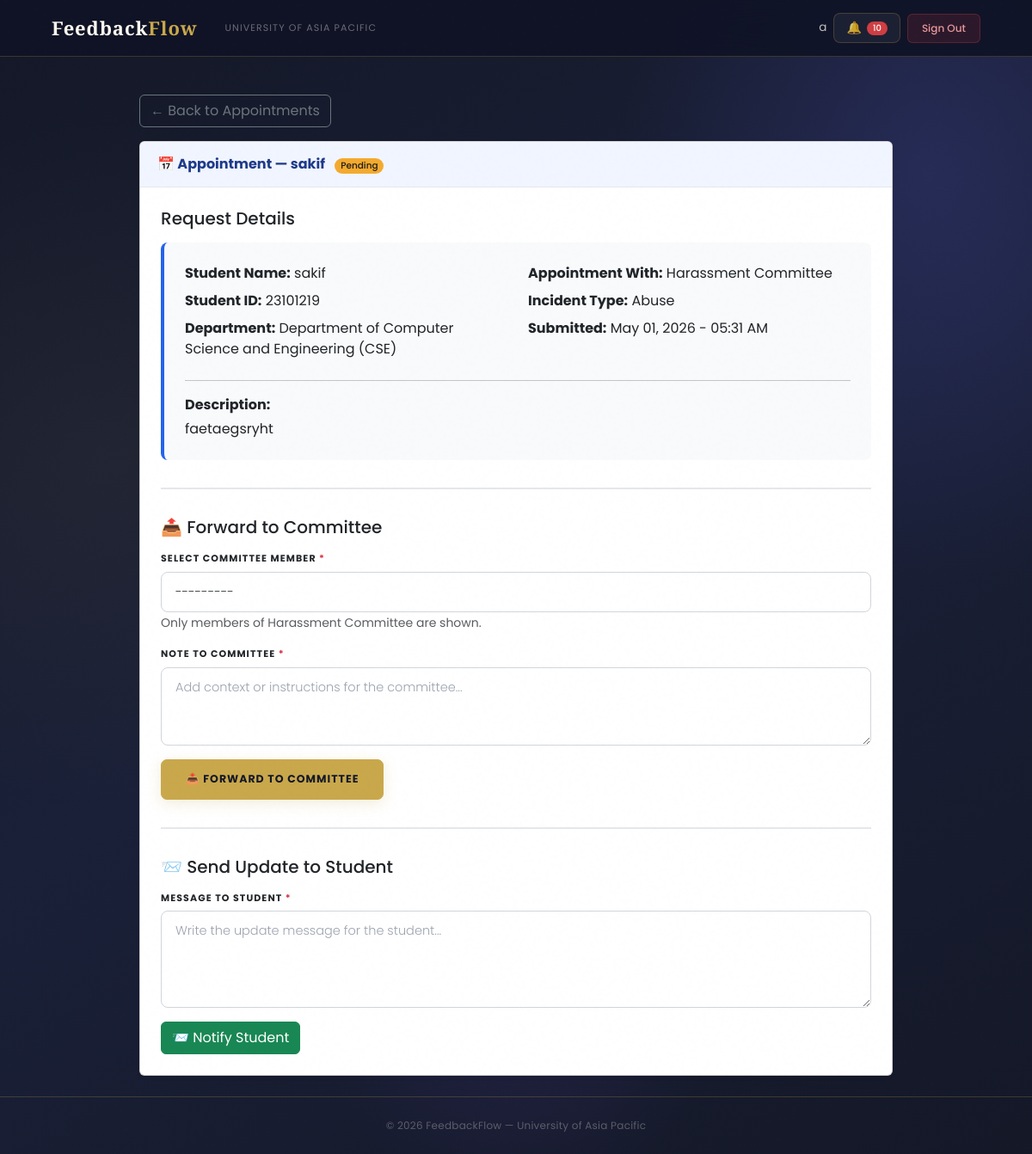
Page /dashboard/appointments/4/ (signed in) on the earlier database version.
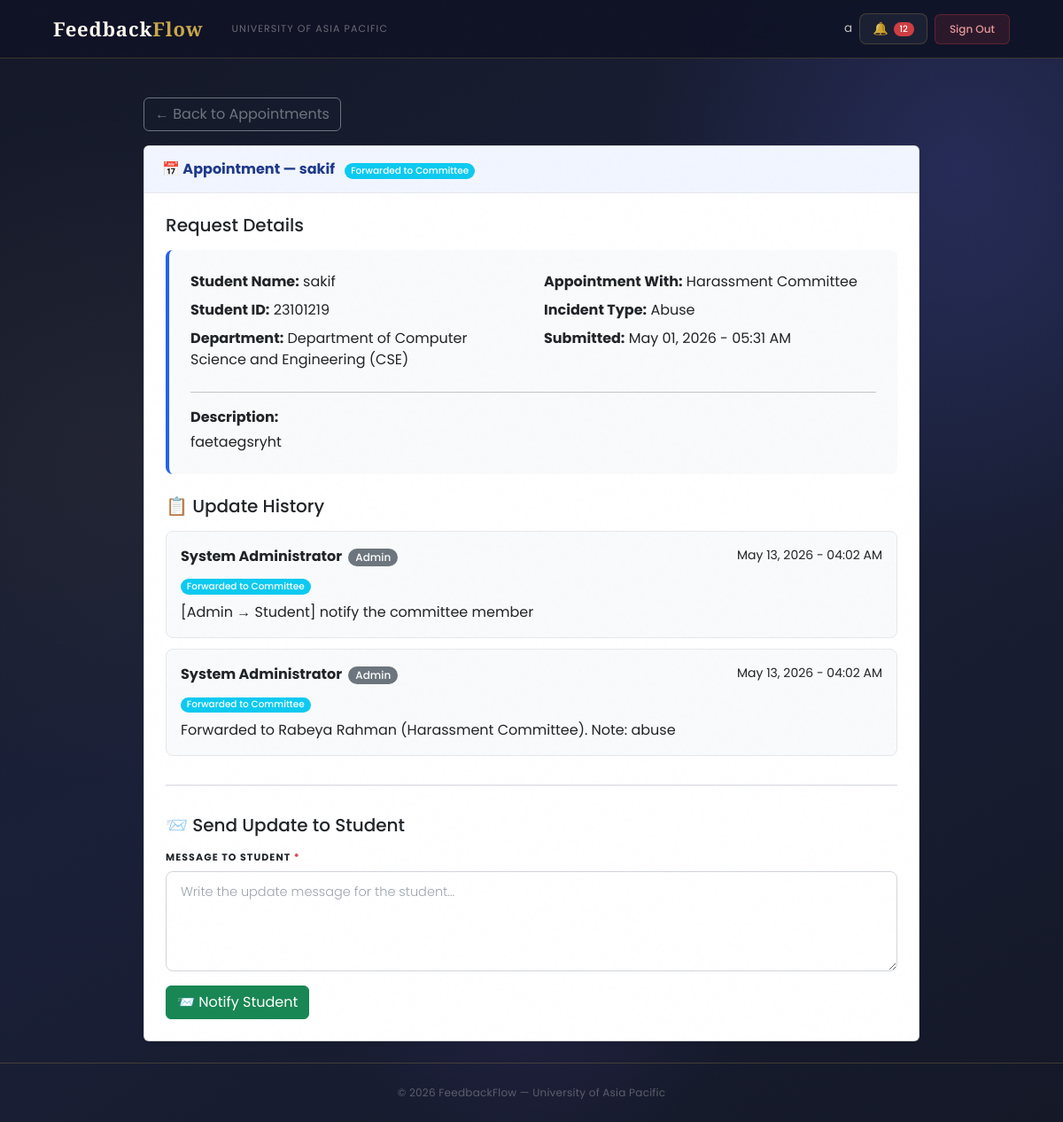
Same page on the later database version.
### users/models.py (models this page shows, shortened)
class Appointment(models.Model):
    STATUS_CHOICES = [
        ('Pending', 'Pending'),
        ('Forwarded to Committee', 'Forwarded to Committee'),
        ('Meeting Scheduled', 'Meeting Scheduled'),
        ('Rejected by Committee', 'Rejected by Committee'),
        ('Closed', 'Closed'),
    ]
    DEPARTMENT_CHOICES = (
        ('DBA', 'Department of Business Administration (DBA)'),
        ('CSE', 'Department of Computer Science and Engineering (CSE)'),
        ('CE', 'Department of Civil Engineering (CE)'),
        ('EEE', 'Department of Electrical and Electronic Engineering (EEE)'),
        ('Pharmacy', 'Department of Pharmacy'),
        ('Law', 'Department of Law and Human Rights'),
        ('English', 'Department of English'),
        ('Architecture', 'Department of Architecture'),
    )
    COMMITTEE_CHOICES = [
        ('Harassment Committee', 'Harassment Committee'),
        ('Proctorial Committee', 'Proctorial Committee'),
    ]
    INCIDENT_TYPE_CHOICES = [
        ('Harassment', 'Harassment'),
        ('Discrimination', 'Discrimination'),
        ('Abuse', 'Abuse'),
        ('Other', 'Other'),
    ]
    student          = models.ForeignKey('User', on_delete=models.CASCADE, related_name='appointments')
    name             = models.CharField(max_length=100)
    roll_number      = models.CharField(max_length=20)
    appointment_with = models.CharField(max_length=50, choices=COMMITTEE_CHOICES, default='Harassment Committee')
    department       = models.CharField(max_length=100, choices=DEPARTMENT_CHOICES)
    incident_type    = models.CharField(max_length=50, choices=INCIDENT_TYPE_CHOICES, default='Other')
    description      = models.TextField()
    status           = models.CharField(max_length=50, choices=STATUS_CHOICES, default='Pending')  # ✅ max_length bumped to 50
    created_at       = models.DateTimeField(auto_now_add=True)
    class Meta:
        ordering            = ['-created_at']
        verbose_name        = 'Appointment'
        verbose_name_plural = 'Appointments'

class AppointmentUpdate(models.Model):
    STATUS_CHOICES = [
        ('Pending', 'Pending'),
        ('Forwarded to Committee', 'Forwarded to Committee'),
        ('Meeting Scheduled', 'Meeting Scheduled'),
        ('Rejected by Committee', 'Rejected by Committee'),
        ('Closed', 'Closed'),
    ]
    appointment  = models.ForeignKey('Appointment', on_delete=models.CASCADE, related_name='updates')
    updated_by   = models.ForeignKey('User', on_delete=models.CASCADE, related_name='appointment_updates')
    message      = models.TextField()
    meeting_date = models.DateTimeField(null=True, blank=True)
    status       = models.CharField(max_length=50, choices=STATUS_CHOICES, null=True, blank=True)
    created_at   = models.DateTimeField(auto_now_add=True)
    class Meta:
        ordering = ['-created_at']

class User(AbstractBaseUser, PermissionsMixin):
    ROLE_CHOICES = (
        ('Student', 'Student'),
        ('Faculty', 'Faculty'),
        ('HOD', 'Head of Department'),
        ('Staff', 'Staff'),
        ('DAO', 'Dean of Administration Office'),
        ('Admin', 'Administrator'),
        ('Committee', 'Committee Member'),
    )
    DEPARTMENT_CHOICES = (
        ('DBA', 'Department of Business Administration'),
        ('CSE', 'Department of Computer Science and Engineering'),
        ('CE', 'Department of Civil Engineering'),
        ('EEE', 'Department of Electrical and Electronic Engineering'),
        ('Pharmacy', 'Department of Pharmacy'),
        ('Law', 'Department of Law and Human Rights'),
        ('English', 'Department of English'),
        ('Architecture', 'Department of Architecture'),
    )
    COMMITTEE_TYPE_CHOICES = (
        ('Harassment Committee', 'Harassment Committee'),
        ('Proctorial Committee', 'Proctorial Committee'),
    )
    email       = models.EmailField(unique=True, max_length=255)
    full_name   = models.CharField(max_length=150)
    role        = models.CharField(max_length=20, choices=ROLE_CHOICES)
    department  = models.CharField(max_length=100, choices=DEPARTMENT_CHOICES, null=True, blank=True)
    student_id  = models.CharField(max_length=50, unique=True, null=True, blank=True)
    committee_type = models.CharField(
        max_length=50,
        choices=COMMITTEE_TYPE_CHOICES,
        null=True, blank=True
    )
    is_active   = models.BooleanField(default=True)
    is_staff    = models.BooleanField(default=False)
    created_at  = models.DateTimeField(auto_now_add=True)
    updated_at  = models.DateTimeField(auto_now=True)
    USERNAME_FIELD  = 'email'
    REQUIRED_FIELDS = ['full_name']
    objects = UserManager()
    class Meta:
        verbose_name        = 'User'
        verbose_name_plural = 'Users'
        ordering            = ['-created_at']
    def get_short_name(self):
        return self.full_name.split()[0] if self.full_name else self.email

### users/views.py (the view, shortened to what this page needs)
# urls.py: path('dashboard/appointments/<int:appointment_id>/',   views.admin_appointment_detail,     name='admin_appointment_detail'),
@login_required
def admin_appointment_detail(request, appointment_id):
    if request.user.role != 'Admin':
        messages.error(request, 'Access denied.')
        return redirect('login')
    from .forms import AdminForwardForm, AdminStudentUpdateForm
    from .models import AppointmentUpdate
    appointment  = get_object_or_404(Appointment, id=appointment_id)
    updates      = AppointmentUpdate.objects.filter(appointment=appointment)
    forward_form = AdminForwardForm(committee_type=appointment.appointment_with)
    student_form = AdminStudentUpdateForm()
    context = {
        'appointment':  appointment,
        'updates':      updates,
        'forward_form': forward_form,
        'student_form': student_form,
        'page_title':   'Appointment Detail',
    }
    return render(request, 'users/admin_appointment_detail.html', context)

### users/forms.py
class AdminForwardForm(forms.Form):
    committee_member = forms.ModelChoiceField(
        queryset=None,
        label='Select Committee Member',
        widget=forms.Select(attrs={'class': 'form-select'})
    )
    note = forms.CharField(
        label='Note to Committee',
        widget=forms.Textarea(attrs={
            'class': 'form-control',
            'rows': 3,
            'placeholder': 'Add context or instructions for the committee...'
        })
    )
    def __init__(self, *args, committee_type=None, **kwargs):
        super().__init__(*args, **kwargs)
        if committee_type:
            self.fields['committee_member'].queryset = User.objects.filter(
                role='Committee',
                committee_type=committee_type,
                is_active=True
            )
        else:
            self.fields['committee_member'].queryset = User.objects.filter(
                role='Committee',
                is_active=True
            )

### users/templates/users/admin_appointment_detail.html (shortened to what the changed rows need)
{% extends 'users/dashboard_base.html' %}
{% block content %}
<div class="container mt-4" style="max-width:900px;">
    <div class="card shadow-sm mb-4">
        <div class="card-header" style="background:#f1f5ff;color:#1e3a8a;font-weight:700;padding:14px 20px;border-bottom:1px solid #e5e7eb;">
            📅 Appointment — {{ appointment.name }}
            <span class="badge ms-2
                {% if appointment.status == 'Pending' %}bg-warning text-dark
                {% elif appointment.status == 'Forwarded to Committee' %}bg-info
                {% elif appointment.status == 'Meeting Scheduled' %}bg-success
                {% elif appointment.status == 'Rejected by Committee' %}bg-danger
                {% else %}bg-secondary{% endif %}">
                {{ appointment.status }}
            </span>
        </div>
        <div class="card-body p-4">
            <h5 class="text-primary mb-3">Request Details</h5>
            <div class="detail-box mb-4">
                <div class="row">
                    <div class="col-md-6">
                        <p class="mb-2"><strong>Student Name:</strong> {{ appointment.name }}</p>
                        <p class="mb-2"><strong>Student ID:</strong> {{ appointment.roll_number }}</p>
                        <p class="mb-2"><strong>Department:</strong> {{ appointment.get_department_display }}</p>
                    </div>
                    <div class="col-md-6">
                        <p class="mb-2"><strong>Appointment With:</strong> {{ appointment.appointment_with }}</p>
                        <p class="mb-2"><strong>Incident Type:</strong> {{ appointment.incident_type }}</p>
                        <p class="mb-2"><strong>Submitted:</strong> {{ appointment.created_at|date:"M d, Y - h:i A" }}</p>
                    </div>
                </div>
                <hr>
                <p class="mb-1"><strong>Description:</strong></p>
                <p class="mb-0">{{ appointment.description }}</p>
            </div>
            {% if updates %}
            <h5 class="text-primary mb-3">📋 Update History</h5>
            <div class="mb-4">
                {% for update in updates %}
                <div class="update-item">
                    <div class="d-flex justify-content-between align-items-start mb-2">
                        <strong>{{ update.updated_by.full_name }}
                            <span class="badge bg-secondary ms-1" style="font-size:0.75rem;">{{ update.updated_by.role }}</span>
                        </strong>
                        <small class="text-muted">{{ update.created_at|date:"M d, Y - h:i A" }}</small>
                    </div>
                    {% if update.status %}
                    <span class="badge mb-2
                        {% if update.status == 'Meeting Scheduled' %}bg-success
                        {% elif update.status == 'Rejected by Committee' %}bg-danger
                        {% elif update.status == 'Forwarded to Committee' %}bg-info
                        {% else %}bg-secondary{% endif %}">
                        {{ update.status }}
                    </span>
                    {% endif %}
                    <p class="mb-0">{{ update.message }}</p>
                </div>
                {% endfor %}
            </div>
            {% endif %}
            <div class="section-divider"></div>
            {% if appointment.status == 'Pending' %}
            <h5 class="text-primary mb-3">📤 Forward to Committee</h5>
            <form method="post" class="mb-4">
                <div class="mb-3">
                    <label class="form-label fw-bold">Select Committee Member <span class="text-danger">*</span></label>
                    {{ forward_form.committee_member }}
                    <small class="text-muted">Only members of {{ appointment.appointment_with }} are shown.</small>
                </div>
                <div class="mb-3">
                    <label class="form-label fw-bold">Note to Committee <span class="text-danger">*</span></label>
                    {{ forward_form.note }}
                </div>
                <button type="submit" class="btn btn-primary">📤 Forward to Committee</button>
            </form>
            <div class="section-divider"></div>
            {% endif %}
            <h5 class="text-primary mb-3">📨 Send Update to Student</h5>
            <form method="post">
                <div class="mb-3">
                </div>
                <button type="submit" class="btn btn-success">📨 Notify Student</button>
            </form>
        </div>
    </div>
</div>
{% endblock %}

### users/templates/users/base.html (shortened to what this page needs)
<!DOCTYPE html>
<html lang="en">
<head>
    <link href="https://cdn.jsdelivr.net/npm/bootstrap@5.3.0/dist/css/bootstrap.min.css" rel="stylesheet">
</head>
<body>
<nav class="navbar navbar-expand-lg">
    <div class="container-fluid d-flex align-items-center gap-3">
        <a class="navbar-brand" href="/">Feedback<em>Flow</em></a>
        <span class="navbar-text d-none d-md-inline">University of Asia Pacific</span>
        {% if user.is_authenticated %}
        <div class="ms-auto d-flex align-items-center gap-2">
            <span class="nav-user-info d-none d-md-inline">{{ user.get_short_name }}</span>
            <a href="{% url 'notifications' %}" class="btn-bell">
                🔔
                {% if unread_notifications_count > 0 %}
                <span class="badge bg-danger" style="font-size:10px;padding:3px 7px;">{{ unread_notifications_count }}</span>
                {% endif %}
            </a>
            <a href="{% url 'logout' %}" class="btn-logout">Sign Out</a>
        </div>
        {% else %}
        <div class="ms-auto">
            <a href="{% url 'login' %}" class="btn-login">Login</a>
        </div>
        {% endif %}
    </div>
</nav>
<main>{% block content %}{% endblock %}</main>
<footer>
    <p>© 2026 FeedbackFlow — University of Asia Pacific</p>
</footer>
</body>
</html>

Differences in the rows shown:
changed Appointment "sakif": status "Pending" → "Forwarded to Committee"; appointment_with "Harassment Committee" → (not shown)
added AppointmentUpdate: updated_by.full_name "System Administrator", updated_by.role "Admin", created_at "May 13, 2026 - 04:02 AM", status "Forwarded to Committee", message "[Admin → Student] notify the committee member"
added AppointmentUpdate: updated_by.full_name "System Administrator", updated_by.role "Admin", created_at "May 13, 2026 - 04:02 AM", status "Forwarded to Committee", message "Forwarded to Rabeya Rahman (Harassment Committee). Note: abuse"
Other differences:
{{ unread_notifications_count }}: "10" → "12"
form field committee_member: "---------" → (not shown)
text no longer shown: "📤 Forward to Committee SELECT COMMITTEE MEMBER * Only members of are shown. NOTE TO COMMITTEE * 📤 FORWARD TO COMMITTEE"
text now shown: "📋 Update History"
